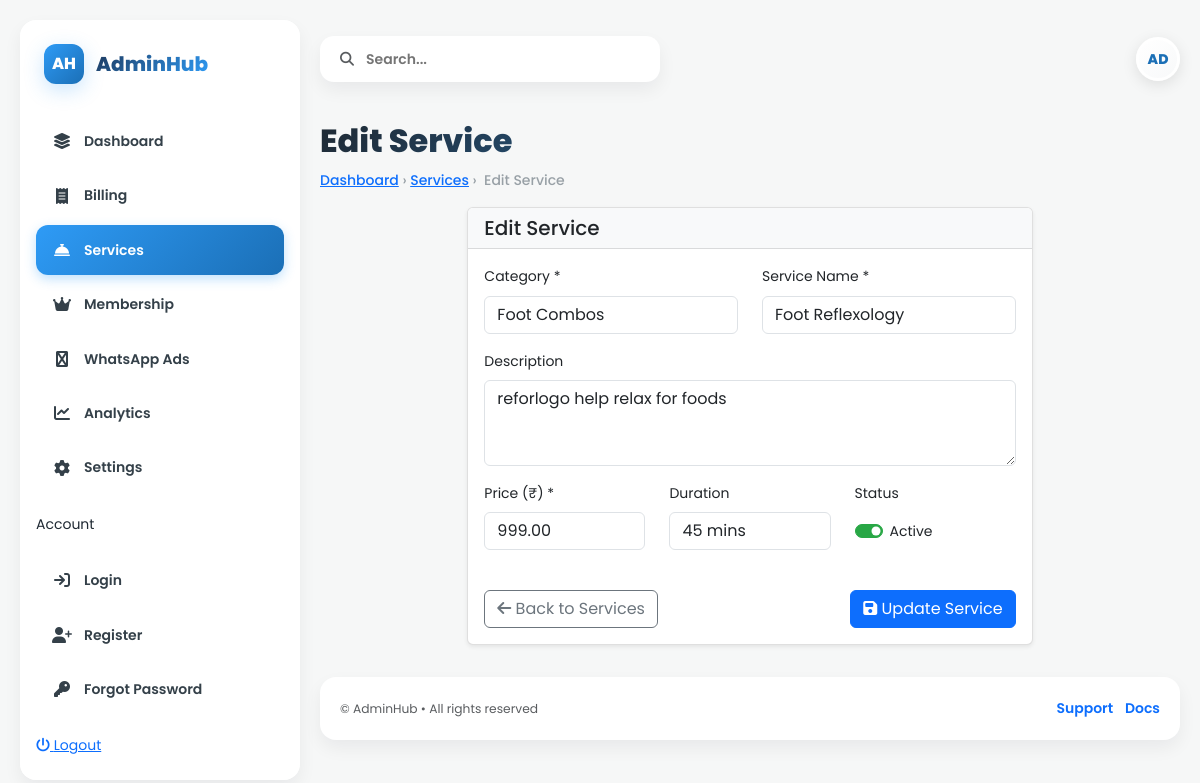
/services/2/edit/ (signed in), run on the app's committed database.
### accounts/models.py (models this page shows, shortened)
class CustomUser(AbstractUser):
    phone = models.CharField(max_length=15, blank=True)
    groups = models.ManyToManyField(
        'auth.Group',
        verbose_name='groups',
        blank=True,
        help_text='The groups this user belongs to.',
        related_name='customuser_set',
        related_query_name='user',
    )
    user_permissions = models.ManyToManyField(
        'auth.Permission',
        verbose_name='user permissions',
        blank=True,
        help_text='Specific permissions for this user.',
        related_name='customuser_set',
        related_query_name='user',
    )

### services/models.py (models this page shows, shortened)
class Service(models.Model):
    category = models.ForeignKey(ServiceCategory, on_delete=models.CASCADE)
    name = models.CharField(max_length=200)
    description = models.TextField(blank=True)
    duration = models.CharField(max_length=50, blank=True)
    price = models.DecimalField(max_digits=10, decimal_places=2)
    is_active = models.BooleanField(default=True)
    created_at = models.DateTimeField(auto_now_add=True)
    updated_at = models.DateTimeField(auto_now=True)

### services/views.py (the view)
# urls.py: path('<int:pk>/edit/', views.service_edit, name='service_edit'),
@login_required
def service_edit(request, pk):
    service = get_object_or_404(Service, pk=pk)
    if request.method == 'POST':
        form = ServiceForm(request.POST, instance=service)
        if form.is_valid():
            form.save()
            messages.success(request, 'Service updated successfully!')
            return redirect('services:service_list')
    else:
        form = ServiceForm(instance=service)
    return render(request, 'services/service_form.html', {'form': form, 'title': 'Edit Service'})

### services/forms.py
class ServiceForm(forms.ModelForm):
    class Meta:
        model = Service
        fields = ['category', 'name', 'description', 'duration', 'price', 'is_active']
        widgets = {
            'category': forms.Select(attrs={'class': 'form-control'}),
            'name': forms.TextInput(attrs={'class': 'form-control', 'placeholder': 'Enter service name'}),
            'description': forms.Textarea(attrs={'class': 'form-control', 'rows': 3, 'placeholder': 'Enter service description'}),
            'duration': forms.TextInput(attrs={'class': 'form-control', 'placeholder': 'e.g., 30 minutes, 1 hour'}),
            'price': forms.NumberInput(attrs={'class': 'form-control', 'placeholder': 'Enter price', 'step': '0.01'}),
            'is_active': forms.CheckboxInput(attrs={'class': 'form-check-input'}),
        }

### services/models.py (called while the page is built)
    def __str__(self):
        return self.name

### templates/services/service_form.html (shortened to what this page needs)
{% extends 'base.html' %}
{% block content %}
<div class="container-fluid app">
    <aside class="sidebar">
        <div class="brand">
            <div class="logo-circle">AH</div>
            <h4>AdminHub</h4>
        </div>
        <ul class="nav-list">
            <li><a href="{% url 'dashboard' %}" class="nav-link-compact"><i class="fa fa-layer-group"></i> Dashboard</a></li>
            <li><a href="{% url 'billing:billing' %}" class="nav-link-compact"><i class="fa fa-receipt"></i> Billing</a></li>
            <li><a href="{% url 'services:service_list' %}" class="nav-link-compact active"><i class="fa fa-concierge-bell"></i> Services</a></li>
            <li><a href="{% url 'membership_list' %}" class="nav-link-compact"><i class="fa fa-crown"></i> Membership</a></li>
            <li><a href="" class="nav-link-compact"><i class="fa fa-whatsapp"></i> WhatsApp Ads</a></li>
            <li><a href="#" class="nav-link-compact"><i class="fa fa-chart-line"></i> Analytics</a></li>
            <li><a href="#" class="nav-link-compact"><i class="fa fa-cog"></i> Settings</a></li>
        </ul>
        <span class="small-muted">Account</span>
        <ul class="nav-list">
            <li><a href="{% url 'login' %}" class="nav-link-compact"><i class="fa fa-sign-in"></i> Login</a></li>
            <li><a href="{% url 'register' %}" class="nav-link-compact"><i class="fa fa-user-plus"></i> Register</a></li>
            <li><a href="{% url 'forgot_password' %}" class="nav-link-compact"><i class="fa fa-key"></i> Forgot Password</a></li>
        </ul>
        <a href="{% url 'logout' %}" class="logout" id="logoutBtn"><i class="fa fa-power-off"></i> Logout</a>
    </aside>
    <main class="panel">
        <header class="topbar">
            <div class="d-flex align-items-center gap-2 flex-wrap">
                <div class="searchbox">
                    <i class="fa fa-search text-muted"></i>
                    <input type="text" placeholder="Search..." />
                </div>
            </div>
            <div class="d-flex align-items-center gap-3 flex-wrap">
                <div class="avatar">{{ user.username|slice:":2"|upper }}</div>
            </div>
        </header>
        <section class="content-section">
            <div class="dashboard-title">
                <h1>{{ title }}</h1>
                <div class="breadcrumb">
                    <a href="{% url 'dashboard' %}">Dashboard</a> &nbsp;›&nbsp;
                    <a href="{% url 'services:service_list' %}">Services</a> &nbsp;›&nbsp;
                    {{ title }}
                </div>
            </div>
            <div class="row justify-content-center">
                <div class="col-md-8">
                    <div class="card">
                        <div class="card-header">
                            <h5 class="mb-0">{{ title }}</h5>
                        </div>
                        <div class="card-body">
                            <form method="post" novalidate>
                                <div class="row">
                                    <div class="col-md-6">
                                        <div class="mb-3">
                                            <label for="{{ form.category.id_for_label }}" class="form-label">
                                                Category *
                                            </label>
                                            {{ form.category }}
                                        </div>
                                    </div>
                                    <div class="col-md-6">
                                        <div class="mb-3">
                                            <label for="{{ form.name.id_for_label }}" class="form-label">
                                                Service Name *
                                            </label>
                                            {{ form.name }}
                                        </div>
                                    </div>
                                </div>
                                <div class="mb-3">
                                    <label for="{{ form.description.id_for_label }}" class="form-label">
                                        Description
                                    </label>
                                    {{ form.description }}
                                </div>
                                <div class="row">
                                    <div class="col-md-4">
                                        <div class="mb-3">
                                            <label for="{{ form.price.id_for_label }}" class="form-label">
                                                Price (₹) *
                                            </label>
                                            {{ form.price }}
                                        </div>
                                    </div>
                                    <div class="col-md-4">
                                        <div class="mb-3">
                                            <label for="{{ form.duration.id_for_label }}" class="form-label">
                                                Duration
                                            </label>
                                            {{ form.duration }}
                                        </div>
                                    </div>
                                    <div class="col-md-4">
                                        <div class="mb-3">
                                            <label class="form-label">Status</label>
                                            <div class="form-check form-switch mt-2">
                                                {{ form.is_active }}
                                                <label class="form-check-label" for="{{ form.is_active.id_for_label }}">
                                                    Active
                                                </label>
                                            </div>
                                        </div>
                                    </div>
                                </div>
                                <div class="d-flex justify-content-between mt-4">
                                    <a href="{% url 'services:service_list' %}" class="btn btn-outline-secondary">
                                        <i class="fa fa-arrow-left"></i> Back to Services
                                    </a>
                                    <button type="submit" class="btn btn-primary">
                                        {% if title == 'Create Service' %}
                                            <i class="fa fa-plus"></i> Create Service
                                        {% else %}
                                            <i class="fa fa-save"></i> Update Service
                                        {% endif %}
                                    </button>
                                </div>
                            </form>
                        </div>
                    </div>
                </div>
            </div>
        </section>
        <footer>
            <span class="text-muted small">© AdminHub • All rights reserved</span>
            <div>
                <a href="#" class="text-primary fw-semibold text-decoration-none me-2">Support</a>
                <a href="#" class="text-primary fw-semibold text-decoration-none">Docs</a>
            </div>
        </footer>
    </main>
</div>
{% endblock %}

### static/css/style.css (style rules this page uses)
:root { --bg: #f6f7f7; --panel: #ffffff; --muted: #98a0a6; --accent: #2e9bf6; --soft: #eef2f4; --shadow: 0 8px 18px rgba(18,24,33,0.06); --success: #28a745; --warning: #ffc107; --danger: #dc3545; --border-radius: 16px; --transition: all 0.3s cubic-bezier(0.4, 0, 0.2, 1); }
* { box-sizing: border-box; margin: 0; padding: 0; }
body { font-family: "Poppins", -apple-system, BlinkMacSystemFont, sans-serif; background: var(--bg); color: #1f2933; font-size: 14px; line-height: 1.6; overflow-x: hidden; }
.app { display: flex; min-height: 100vh; gap: 20px; padding: 20px; transition: var(--transition); }
aside.sidebar { width: 280px; background: var(--panel); border-radius: var(--border-radius); padding: 24px 16px; box-shadow: var(--shadow); height: calc(100vh - 40px); position: sticky; top: 20px; overflow-y: auto; transition: var(--transition); backdrop-filter: blur(10px); }
.brand { display: flex; align-items: center; gap: 12px; margin-bottom: 32px; padding: 0 8px; }
.logo-circle { width: 40px; height: 40px; border-radius: 12px; background: linear-gradient(135deg, #2e9bf6, #1b6fb6); color: #fff; display: flex; align-items: center; justify-content: center; font-weight: 800; font-size: 16px; box-shadow: 0 6px 20px rgba(46,155,246,0.25); }
.brand h4 { font-weight: 800; font-size: 20px; background: linear-gradient(135deg, #1e3a5f, #2e9bf6); -webkit-background-clip: text; -webkit-text-fill-color: transparent; margin: 0; }
.nav-list { list-style: none; padding: 0; margin: 20px 0; }
.nav-link-compact { display: flex; align-items: center; gap: 12px; padding: 14px 16px; border-radius: 12px; color: #344049; font-weight: 600; text-decoration: none; transition: var(--transition); margin-bottom: 4px; }
.nav-link-compact.active { background: linear-gradient(135deg, var(--accent), #1b6fb6); color: white; box-shadow: 0 4px 12px rgba(46,155,246,0.3); }
.nav-link-compact i { width: 20px; text-align: center; font-size: 16px; }
main.panel { flex: 1; display: flex; flex-direction: column; min-width: 0; }
header.topbar { display: flex; align-items: center; justify-content: space-between; flex-wrap: wrap; gap: 16px; margin-bottom: 24px; padding: 16px 0; }
.searchbox { display: flex; align-items: center; gap: 12px; background: var(--panel); padding: 12px 20px; border-radius: 14px; box-shadow: var(--shadow); min-width: 280px; flex: 1; max-width: 400px; transition: var(--transition); }
.searchbox input { border: 0; outline: 0; background: transparent; width: 100%; font-weight: 600; font-size: 14px; }
.avatar { width: 44px; height: 44px; border-radius: 50%; background: linear-gradient(135deg, #fff, #f8f9fa); border: 3px solid #fff; box-shadow: 0 4px 15px rgba(0,0,0,0.1); display: flex; align-items: center; justify-content: center; font-weight: 800; color: #1b6fb6; font-size: 14px; }
.dashboard-title h1 { font-size: 32px; font-weight: 800; margin: 0; background: linear-gradient(135deg, #1f2933, #2e9bf6); -webkit-background-clip: text; -webkit-text-fill-color: transparent; }
.breadcrumb { color: var(--muted); font-size: 14px; margin-top: 8px; font-weight: 500; }
footer { margin-top: 32px; padding: 20px; background: var(--panel); border-radius: var(--border-radius); box-shadow: var(--shadow); display: flex; align-items: center; justify-content: space-between; flex-wrap: wrap; gap: 12px; }
.brand { display: flex; align-items: center; gap: 12px; margin-bottom: 32px; padding: 0 8px; position: relative; }

### templates/services/service_form.html (style rules this page uses)
.form-check-input:checked { background-color: #28a745; border-color: #28a745; }
.card { box-shadow: 0 0.125rem 0.25rem rgba(0, 0, 0, 0.075); border: 1px solid rgba(0, 0, 0, 0.125); }
.card-header { background-color: #f8f9fa; border-bottom: 1px solid rgba(0, 0, 0, 0.125); }

### data on the page
CustomUser: username "AD"
Service: category "Foot Combos", name "Foot Reflexology", description "reforlogo help relax for foods", price "999.00", duration "45 mins", is_active "☑"

### other printed values
{{ title }} "Edit Service"
